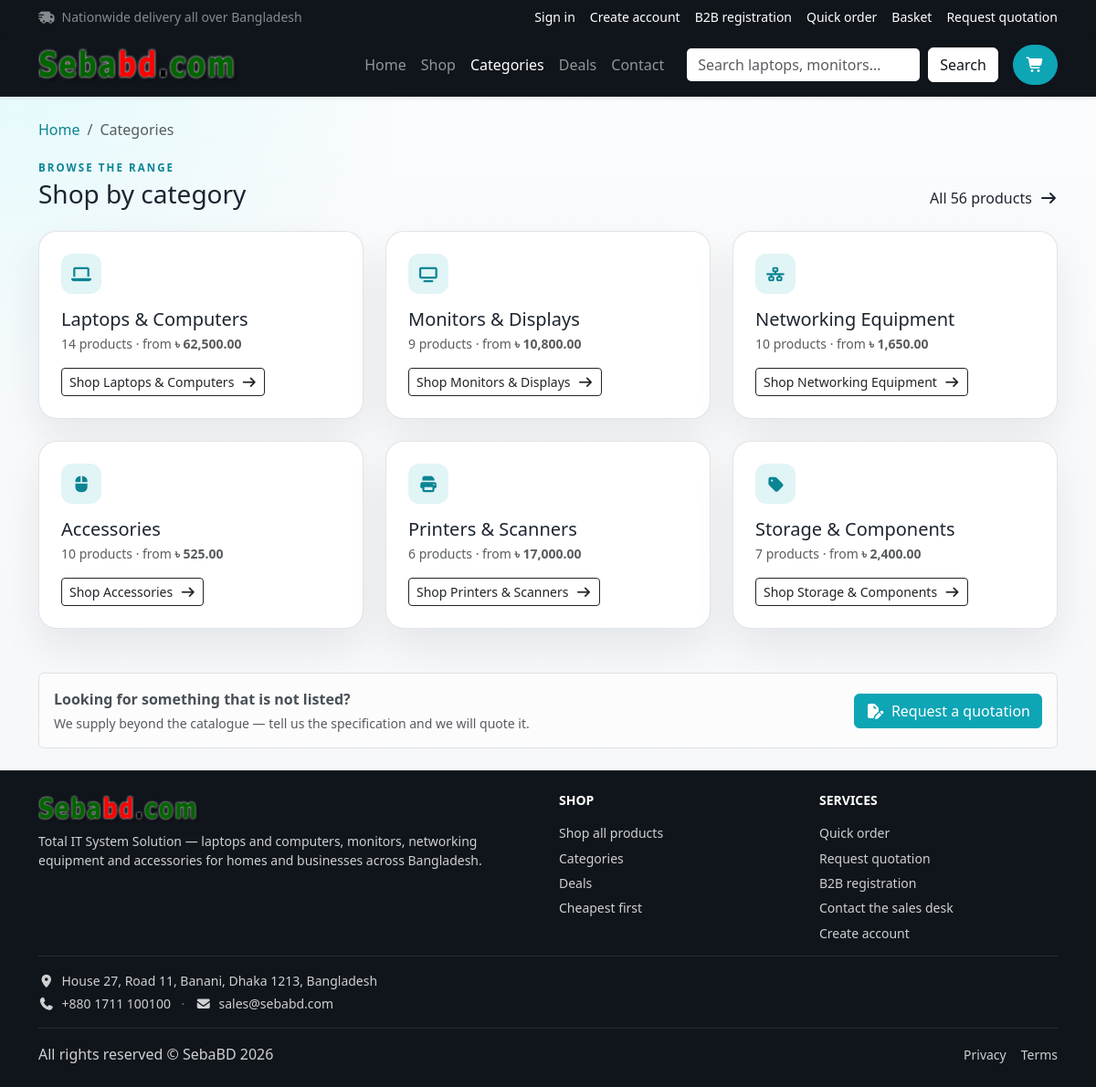
/categories.php, run on the app's committed database.
### tables this page shows
CREATE TABLE `category` (
  `CategoryID` int(11) NOT NULL,
  `CategoryName` varchar(255) NOT NULL
);

### helpers.php (called while the page is built, shortened)
<?php
require_once __DIR__ . '/db.php';
function current_user(): ?array
{
    if (empty($_SESSION['user_id'])) {
        return null;
    }
    static $user = null;
    return $user;
}
function can_request_quotation(?array $user = null): bool
{
    $user = $user ?? current_user();
    if ($user === null) {
        return true;
    }
    static $flag = null;
    return $flag && !is_staff_user($user) && !is_b2b_customer($user) && customer_client($user) !== null;
}
function is_staff_user(?array $user = null): bool
{
    $user = $user ?? current_user();
    return $user !== null && in_array($user['RoleName'] ?? '', staff_roles(), true);
}
function partial_render(string $path, array $vars = []): string
{
    return (string) ob_get_clean();
}
function currency_symbol(): string
{
    static $symbol = null;
    if ($symbol === null) {
        $cfg = require __DIR__ . '/config.php';
        $symbol = $cfg['site']['currency'] ?? '৳';
    }
    return $symbol;
}
function money(float|string|null $amount): string
{
    return currency_symbol() . ' ' . number_format((float) $amount, 2);
}
function company_details(): array
{
    $cfg = require __DIR__ . '/config.php';
    $details = array_merge([
        'name'     => $cfg['site']['name'] ?? 'SebaBD',
        'legal'    => 'SebaBD Technologies Ltd.',
        'address'  => 'House 27, Road 11, Banani, Dhaka 1213, Bangladesh',
        'phone'    => '+880 1711 100100',
        'email'    => 'sales@sebabd.com',
        'web'      => 'www.sebabd.com',
        'bin'      => 'BIN 003421987-0105',
        'tagline'  => $cfg['site']['tagline'] ?? 'Total IT System Solution',
    ], is_array($cfg['company'] ?? null) ? $cfg['company'] : []);
    return $details;
}

### cart-data.php (called while the page is built, shortened)
<?php
require_once __DIR__ . '/helpers.php';
require_once __DIR__ . '/catalog-data.php';
function cart_items(): array
{
    $items = [];
    return $items;
}
function cart_count(): int
{
    return array_sum(cart_items());
}

### db.php (called while the page is built, shortened)
<?php
function db(): ?PDO
{
    static $pdo = null;
    static $attempted = false;
    if ($pdo instanceof PDO || $attempted) {
        return $pdo;
    }
    $cfg = require __DIR__ . '/config.php';
    $db  = $cfg['db'];
    $dsn = sprintf(
        'mysql:host=%s;port=%d;dbname=%s;charset=%s',
        $db['host'],
        $db['port'],
        $db['name'],
        $db['charset']
    );
    try {
        $pdo = new PDO($dsn, $db['user'], $db['password'], [
            PDO::ATTR_ERRMODE            => PDO::ERRMODE_EXCEPTION,
            PDO::ATTR_DEFAULT_FETCH_MODE => PDO::FETCH_ASSOC,
            PDO::ATTR_EMULATE_PREPARES   => false,
        ]);
    } catch (PDOException $e) {
        if (defined('APP_DEBUG') && APP_DEBUG) {
            error_log('[SebaBD] DB connection failed: ' . $e->getMessage());
        }
        $pdo = null;
    }
    return $pdo;
}
function db_fetch_all(string $sql, array $params = []): array
{
    $pdo = db();
    try {
        $stmt = $pdo->prepare($sql);
        $stmt->execute($params);
        return $stmt->fetchAll();
    } catch (PDOException $e) {
        error_log('[SebaBD] Query failed: ' . $e->getMessage());
        return [];
    }
}

### catalog-data.php (called while the page is built, shortened)
<?php
function category_icon(string $name): string
{
    $map = [
        'Laptops & Computers'  => 'fa-solid fa-laptop',
        'Monitors & Displays'  => 'fa-solid fa-tv',
        'Networking Equipment' => 'fa-solid fa-network-wired',
        'Accessories'          => 'fa-solid fa-computer-mouse',
        'Printers & Scanners'  => 'fa-solid fa-print',
        'Storage'              => 'fa-solid fa-hard-drive',
        'Power & UPS'          => 'fa-solid fa-car-battery',
        'Projectors'           => 'fa-solid fa-video',
        'Components'           => 'fa-solid fa-microchip',
        'Access Control'       => 'fa-solid fa-fingerprint',
    ];
    return $map[$name] ?? 'fa-solid fa-tag';
}
function get_product_count(): int
{
    $rows = db_fetch_all('SELECT COUNT(*) AS n FROM product');
    $n = (int) ($rows[0]['n'] ?? 0);
    return $n > 0 ? $n : count(offline_catalog());
}
function category_overview(): array
{
    $rows = db_fetch_all(
        'SELECT c.CategoryID, c.CategoryName, COUNT(p.ProductID) AS Products,
                MIN(p.StandardPrice) AS FromPrice
         FROM category c
         LEFT JOIN product p ON p.CategoryID = c.CategoryID
         GROUP BY c.CategoryID, c.CategoryName
         ORDER BY c.CategoryID'
    );
    if ($rows) {
        return $rows;
    }
    $fallback = [];
    return $fallback;
}

### config.php (called while the page is built)
<?php
return [
    'db' => [
        'host'     => '127.0.0.1',
        'port'     => 3306,
        'name'     => 'e_commerce',
        'user'     => 'root',
        'password' => '',
        'charset'  => 'utf8mb4',
    ],
    'site' => [
        'name'     => 'SebaBD',
        'tagline'  => 'Total IT System Solution',
        'currency'         => '৳',
        'currency_name'    => 'Taka',
        'currency_subunit' => 'Poisha',
    ],
    'allow_individual_quotations' => true,
    'payments' => [
        'bkash_number' => '01711-000000 (Merchant)',
        'nagad_number' => '01811-000000 (Merchant)',
        'bank_details' => 'SebaBD Ltd, A/C: 108.110.12345, Dutch-Bangla Bank (Banani Branch)',
    ],
];

### categories.php (the view)
<?php
require_once __DIR__ . '/helpers.php';
require_once __DIR__ . '/catalog-data.php';
require_once __DIR__ . '/cart-data.php';
$categories = category_overview();
$total      = get_product_count();
?>
<?= partial_render('partials/header.php', ['page_title' => 'Categories', 'active_nav' => 'categories']) ?>
          <section class="py-4">
            <div class="container">
              <nav aria-label="breadcrumb">
                <ol class="breadcrumb crumb mb-3">
                  <li class="breadcrumb-item"><a href="index.php">Home</a></li>
                  <li class="breadcrumb-item active" aria-current="page">Categories</li>
                </ol>
              </nav>
              <div class="d-flex flex-wrap justify-content-between align-items-end gap-2 mb-4">
                <div>
                  <p class="section-label mb-1">Browse the range</p>
                  <h1 class="h3 mb-0">Shop by category</h1>
                </div>
                <a class="text-decoration-none" href="shop.php">
                  All <?= $total ?> products <i class="fa-solid fa-arrow-right ms-1"></i>
                </a>
              </div>
              <div class="row g-4">
                <?php foreach ($categories as $category): ?>
                <div class="col-md-6 col-xl-4">
                  <div class="feature-card h-100 d-flex flex-column">
                    <span class="feature-icon">
                      <i class="<?= htmlspecialchars(category_icon((string) $category['CategoryName'])) ?>"></i>
                    </span>
                    <h2 class="h5 mt-3 mb-1"><?= htmlspecialchars((string) $category['CategoryName']) ?></h2>
                    <p class="text-muted small mb-3">
                      <?= (int) $category['Products'] ?> product<?= (int) $category['Products'] === 1 ? '' : 's' ?>
                      <?php if (!empty($category['FromPrice'])): ?>
                      · from <strong><?= money($category['FromPrice']) ?></strong>
                      <?php endif; ?>
                    </p>
                    <div class="mt-auto">
                      <a class="btn btn-outline-dark btn-sm"
                         href="shop.php?category=<?= (int) $category['CategoryID'] ?>">
                        Shop <?= htmlspecialchars((string) $category['CategoryName']) ?>
                        <i class="fa-solid fa-arrow-right ms-1"></i>
                      </a>
                    </div>
                  </div>
                </div>
                <?php endforeach; ?>
              </div>
              <div class="alert alert-light border mt-5 mb-0 d-flex flex-wrap justify-content-between align-items-center gap-3">
                <div>
                  <p class="mb-1 fw-semibold">Looking for something that is not listed?</p>
                  <p class="mb-0 text-muted small">We supply beyond the catalogue — tell us the specification and we will quote it.</p>
                </div>                 <?php if (can_request_quotation()): ?>
                <a class="btn btn-accent" href="quotation-request.php">
                  <i class="fa-solid fa-file-pen me-2"></i>Request a quotation
                </a>
                <?php endif; ?>
              </div>
            </div>
          </section>
<?= partial_render('partials/footer.php') ?>

### style.css (style rules this page uses)
:root { --page-bg: #f4f6f8; --surface: #ffffff; --surface-strong: #10141b; --surface-soft: #f7f9fb; --text-main: #1c2430; --text-muted: #66707d; --accent: #0ea5b5; --accent-strong: #0b8494; --border: rgba(28, 36, 48, 0.12); }
html { scroll-behavior: smooth; }
body { background: radial-gradient(circle at top left, rgba(0, 229, 255, 0.1), transparent 28%), linear-gradient(180deg, #fbfcfd 0%, var(--page-bg) 100%); color: var(--text-main); font-family: 'Segoe UI', Tahoma, Geneva, Verdana, sans-serif; }
a { color: inherit; }
.app-shell { min-height: 100vh; }
.section-pill, .section-label { display: inline-flex; align-items: center; gap: 0.5rem; text-transform: uppercase; letter-spacing: 0.18em; font-size: 0.72rem; font-weight: 700; color: rgba(255, 255, 255, 0.72); }
.section-label { color: var(--accent-strong); }
.hero-card, .sidebar-card, .product-card, .feature-card, .deals-card { border-radius: 1.25rem; border: 1px solid var(--border); box-shadow: 0 20px 45px rgba(16, 24, 32, 0.08); }
.btn-accent { background: var(--accent); border-color: var(--accent); color: #fff; }
.feature-card { background: var(--surface); padding: 1.5rem; }
.feature-icon { width: 2.75rem; height: 2.75rem; border-radius: 0.75rem; display: inline-flex; align-items: center; justify-content: center; font-size: 1.1rem; background: rgba(14, 165, 181, 0.12); color: var(--accent-strong); }
.crumb a { color: var(--accent-strong); text-decoration: none; }

### data on the page
category: CategoryName "Laptops & Computers", Products "14", FromPrice "৳ 62,500.00"
category: CategoryName "Monitors & Displays", Products "9", FromPrice "৳ 10,800.00"
category: CategoryName "Networking Equipment", Products "10", FromPrice "৳ 1,650.00"
category: CategoryName "Accessories", Products "10", FromPrice "৳ 525.00"
category: CategoryName "Printers & Scanners", Products "6", FromPrice "৳ 17,000.00"
category: CategoryName "Storage & Components", Products "7", FromPrice "৳ 2,400.00"

### other printed values
$total "56"
$company['address'] "House 27, Road 11, Banani, Dhaka 1213, Bangladesh"
$company['phone'] "+880 1711 100100"
$company['email'] "sales@sebabd.com"
